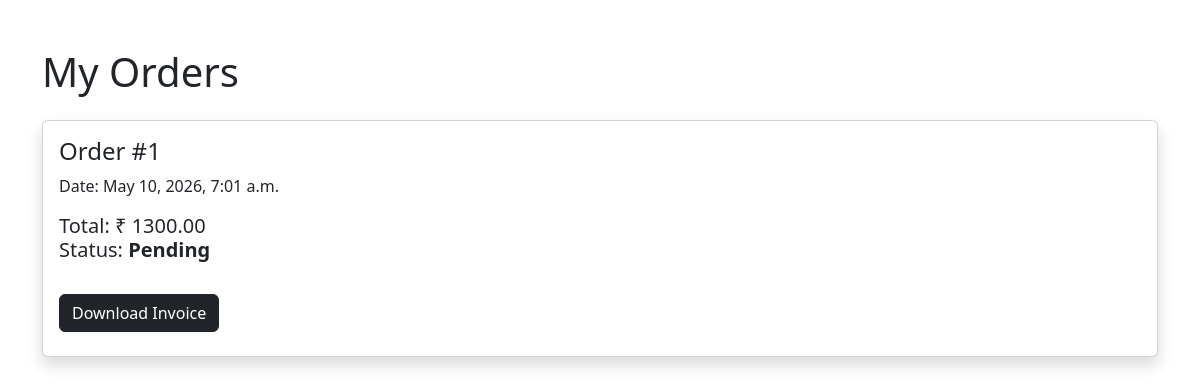
Page /orders/ (signed in) on the committed database.
### store/models.py (models this page shows)
class Order(models.Model):
   STATUS_CHOICES = (
    ('Pending', 'Pending'),
    ('Shipped', 'Shipped'),
    ('Delivered', 'Delivered'),
    ('Cancelled', 'Cancelled')
)
   status = models.CharField(
    max_length=20,
    choices=STATUS_CHOICES,
    default='Pending'
)
   full_name = models.CharField(max_length=200)
   phone = models.CharField(max_length=20)
   address = models.TextField()
   city = models.CharField(max_length=100)
   pincode = models.CharField(max_length=20)
   user = models.ForeignKey(
        User,
        on_delete=models.CASCADE
    )
   total_price = models.DecimalField(
        max_digits=10,
        decimal_places=2
    )
   created_at = models.DateTimeField(
        auto_now_add=True
    )

### store/views.py (the view)
# urls.py: path('orders/', views.orders, name='orders'),
def orders(request):
    if not request.user.is_authenticated:
        return redirect('/accounts/login/')
    orders = Order.objects.filter(
        user=request.user
    ).order_by('-created_at')
    return render(request, 'store/orders.html', {
        'orders': orders
    })

### store/templates/store/orders.html (shortened to what this page needs)
<!DOCTYPE html>
<html>
<head>
    <link href="https://cdn.jsdelivr.net/npm/bootstrap@5.3.0/dist/css/bootstrap.min.css"
          rel="stylesheet">
</head>
<body>
<div class="container mt-5">
    <h1 class="mb-4">
        My Orders
    </h1>
    {% for order in orders %}
    <div class="card mb-4 shadow">
        <div class="card-body">
            <h4>
                Order #{{ order.id }}
            </h4>
            <p>
                Date: {{ order.created_at }}
            </p>
            <h5>
                Total: ₹ {{ order.total_price }}
                <p>
    Status:
    <strong>
        {{ order.status }}
    </strong>
</p>
<a href="{% url 'download_invoice' order.id %}"
   class="btn btn-dark mt-3">
   Download Invoice
</a>
            </h5>
        </div>
    </div>
    {% empty %}
    <div class="alert alert-info">
        No orders yet.
    </div>
    {% endfor %}
</div>
</body>
</html>

### rows in the picture
Order: id "1", created_at "May 10, 2026, 7:01 a.m.", total_price "1300.00", status "Pending"
